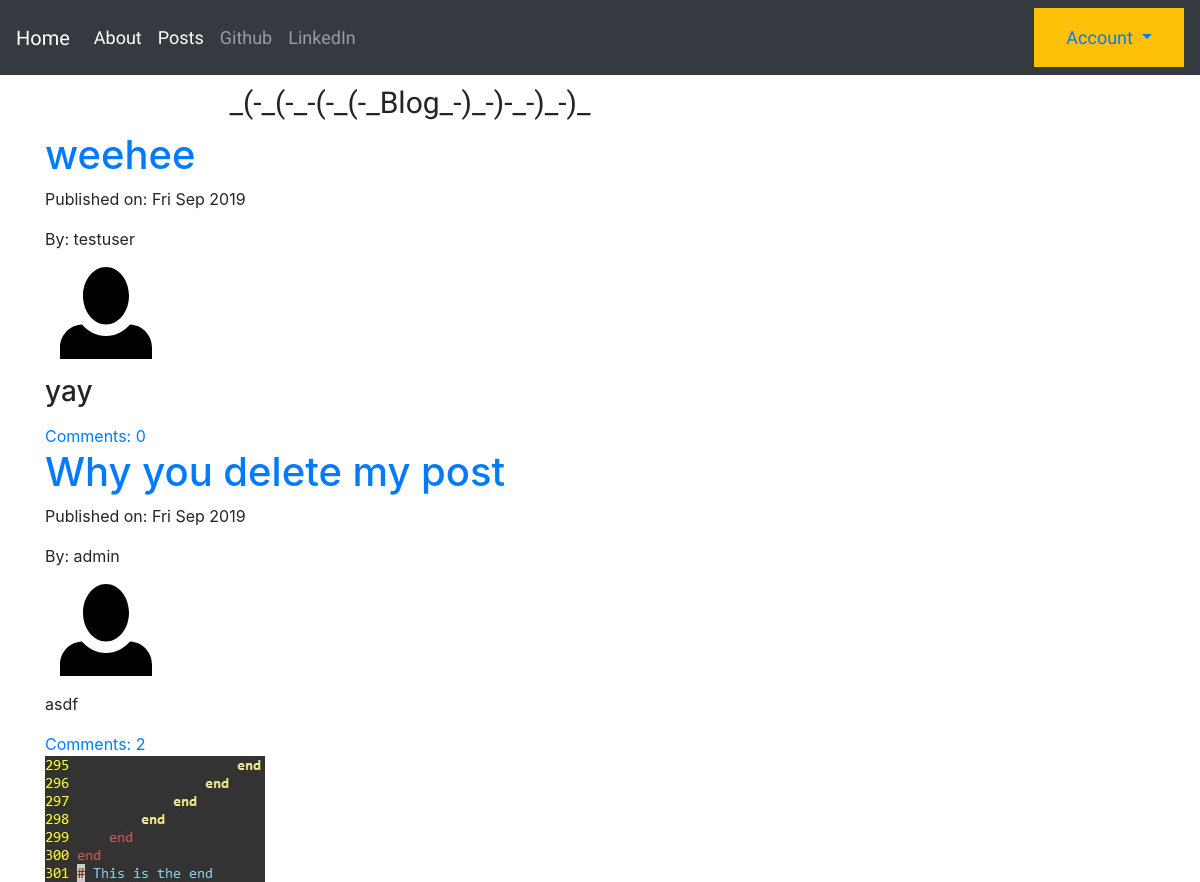
Screenshot of /blog/ with the database file from the repository.
### blog/models.py (models this page shows, shortened)
class Post(models.Model):
    class Meta:
        app_label = 'blog'
    author = models.ForeignKey('auth.User',on_delete=models.CASCADE,blank=True)
    title = models.CharField(max_length=200)
    text = models.TextField()
    create_date = models.DateTimeField(default=timezone.now)
    published_date = models.DateTimeField(blank=True,null=True)
    def approved_comments(self):
        return self.comments.filter(approved_comment=True)
    def get_author(self):
        return self.author
    def get_author_profile_pic(self):
        username = self.author.username
        if(username == "admin"):
            return ""
        else:
            try:
                pic = get_object_or_404(UserProfileInfo,user_id=get_object_or_404(User,username=username).id).profile_pic.url
            except ValueError:
                return ""
            return pic

### blog/views.py (the view)
# urls.py: path('',views.PostListView.as_view(),name='post_list'),
class PostListView(DefaultContextMixin, ListView):
    model = Post
    template_name = 'blog/post_list.html'
    context_object_name = 'post_list'
    def get_queryset(self):
        return Post.objects.filter(published_date__lte=timezone.now()).order_by('-published_date')

### blog/templates/blog/post_list.html
{% extends "blog/base.html" %}
{% load static %}
{% block content %}
<div class="centerstage">
	<h1 class="techfont" id="blog_heading">_(-_(-_-(-_(-_Blog_-)_-)-_-)_-)_</h1>
	{% for post in post_list %}
	<div class="post">
		<h1><a href="{% url 'blog:post_detail' pk=post.pk %}">{{ post.title }}</a></h1>
		<div class="date">
			<p>Published on: {{post.published_date|date:"D M Y"}}</p>
			<p>By: {{post.get_author}}</p>
			<img class="rounded col-sm-2" src={{post.get_author_profile_pic|default:"/static/iconic/svg/person.svg"}} alt="Author Profile Picture" %}>
		</div>
		<p>{{post.text|safe|truncatechars:200}}</p>
		<a href="{% url 'blog:post_detail' pk=post.pk %}">Comments: {{ post.approved_comments.count }}</a>
	</div>
	{% endfor %}
	<img src="/static/images/this_is_the_end.jpg" alt="There's supposed to be an image here!">
</div>
{% endblock %}

### blog/static/css/blog.css (style rules this page uses)
.techfont { font-family: 'Russo One', sans-serif; font-size: 18px; margin-bottom: 10px; }
#blog_heading { font-size: 2.5vw; text-align: center; }
.centerstage { margin-left: auto; margin-right: auto; }

### rows the page displays
Post: title "weehee", published_date "Fri Sep 2019", get_author "testuser", text "yay", approved_comments.count "0"
Post: title "Why you delete my post", published_date "Fri Sep 2019", get_author "admin", text "asdf", approved_comments.count "2"
